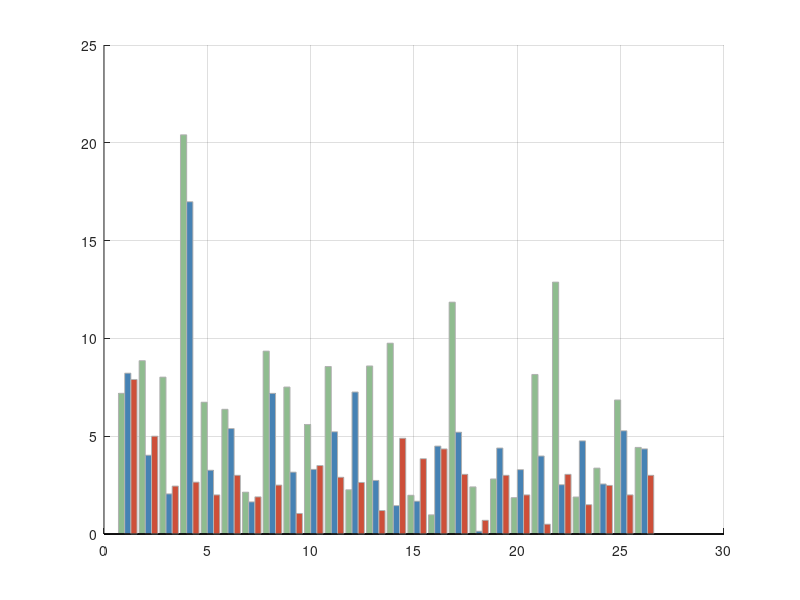

MATLAB code to generate this figure: (Note: this script raises an error after producing the figure.)
%% 方位角误差对比柱状图
% 数据
data_azimuth = [
7.9	8.2216	7.192
5	4.0269	8.8619
2.45	2.0526	8.0199
2.65	16.9881	20.4089
2	3.2592	6.7372
3	5.3912	6.3754
1.9	1.6432	2.1382
2.5	7.1903	9.3498
1.05	3.1617	7.5134
3.5	3.3035	5.5992
2.9	5.2271	8.5639
2.6348	7.2593	2.2609
1.2	2.7384	8.5911
4.8947	1.4518	9.7552
3.85	1.6756	1.9801
4.35	4.494	0.9801
3.05	5.2038	11.8526
0.7	0.141	2.4089
3	4.3947	2.8139
2	3.2916	1.8604
0.5	3.9877	8.1571
3.05	2.5213	12.8773
1.5	4.7632	1.8914
2.4838	2.5574	3.3681
2	5.2788	6.8521
3	4.3534	4.4274
];

% 提取误差数据
method_our = data_azimuth(:,1);     
method_tdoa_improved = data_azimuth(:,2); 
method_tdoa_original = data_azimuth(:,3); 

% 横坐标：数据点编号
x = 1:26;

% 设置柱状图的高度为零的值
method_our(method_our == 0) = NaN;
method_tdoa_improved(method_tdoa_improved == 0) = NaN;
method_tdoa_original(method_tdoa_original == 0) = NaN;

% 绘制柱状图
figure;
hold on;
bar(x - 0.15, method_tdoa_original, 'FaceColor', [143/255, 188/255, 143/255], 'EdgeColor', [0.7, 0.7, 0.7], 'BarWidth', 0.3);  % 设置更粗的柱子
bar(x + 0.15, method_tdoa_improved, 'FaceColor', [70/255, 130/255, 180/255], 'EdgeColor', [0.7, 0.7, 0.7], 'BarWidth', 0.3);  % 设置更粗的柱子
bar(x + 0.45, method_our, 'FaceColor', [205/255, 79/255, 57/255], 'EdgeColor', [0.7, 0.7, 0.7], 'BarWidth', 0.3);  % 设置更粗的柱子
hold off;

% 添加网格
grid on;
ax = gca;
ax.GridLineStyle = '--'; % 设置网格线为虚线

% 轴标签
xlabel('Data(1-26)', 'FontName', 'Times New Roman', 'FontSize', 12);
ylabel('Angular Error(°)', 'FontName', 'Times New Roman', 'FontSize', 12);

% 标题
title('MAE', 'FontSize', 14, 'FontWeight', 'bold', 'FontName', 'Times New Roman');

% 设置横坐标刻度
xticks(1:26);

% 调整纵坐标的刻度线长度
ax.XAxis.TickLength = [0.004, 0.004];  % 横坐标刻度线长度
ax.YAxis.TickLength = [0.004, 0.004];  % 纵坐标刻度线长度

% 设置纵坐标范围为0到25，步长为5
ylim([0 25]);
yticks(0:5:25);

% 图例
legend('TDOA', 'Improved TDOA', 'TDOA-SRP', 'FontName', 'Times New Roman', 'FontSize', 12);

% 调整图像大小，减少两边空白
set(gcf, 'Position', [100, 100, 1500, 600]);  % 减少宽度以减少空白
set(gca, 'LooseInset', get(gca, 'TightInset')); % 去除空白区域

% 保存为高质量图片
%saveas(gcf, 'MAEele.png');  
print(gcf, 'MAEele', '-dtiff', '-r300');

%print(gcf, 'azimuth_angle_error_comparison_bar.pdf', '-dpdf', '-r300', '-bestfit');  % 使用 -bestfit 选项

